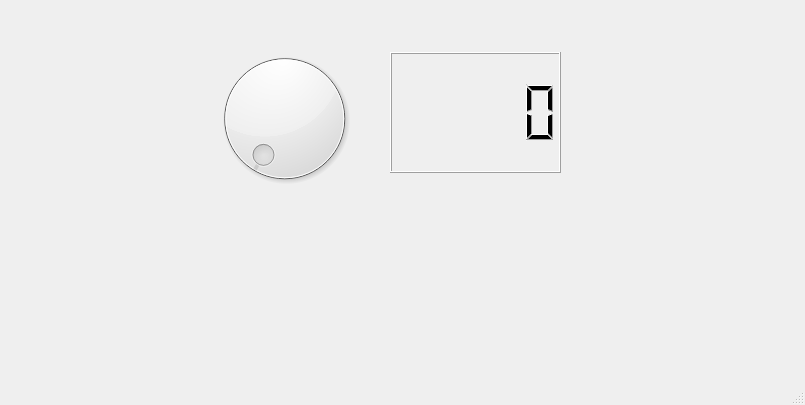
<?xml version="1.0" encoding="UTF-8"?>
<ui version="4.0">
 <class>MainWindow</class>
 <widget class="QMainWindow" name="MainWindow">
  <property name="geometry">
   <rect>
    <x>0</x>
    <y>0</y>
    <width>805</width>
    <height>405</height>
   </rect>
  </property>
  <property name="windowTitle">
   <string>MainWindow</string>
  </property>
  <widget class="QWidget" name="centralwidget">
   <widget class="QDial" name="dial">
    <property name="geometry">
     <rect>
      <x>199</x>
      <y>43</y>
      <width>171</width>
      <height>151</height>
     </rect>
    </property>
   </widget>
   <widget class="QLCDNumber" name="lcdNumber">
    <property name="geometry">
     <rect>
      <x>390</x>
      <y>52</y>
      <width>171</width>
      <height>121</height>
     </rect>
    </property>
   </widget>
  </widget>
  <widget class="QMenuBar" name="menubar">
   <property name="geometry">
    <rect>
     <x>0</x>
     <y>0</y>
     <width>805</width>
     <height>19</height>
    </rect>
   </property>
  </widget>
  <widget class="QStatusBar" name="statusbar"/>
 </widget>
 <resources/>
 <connections/>
</ui>
